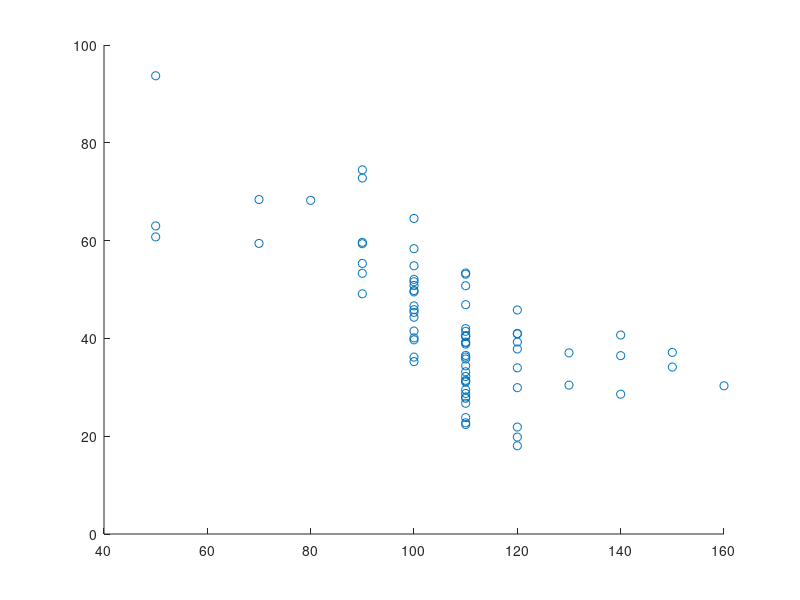

MATLAB code to generate this figure:
%
% Analyze the nutrition facts of breakfast cereals 
% to predict customer rating
%

% Grab the filename
filename = 'cereal.csv';

% Load in the data
data = csvread('cereal.csv');
% Remove header and empty rows
data =  data(2:end,:);
% Remove non numerical columns
data = data(:,[4,5,6,7,8,9,10,11,12,14,15,16]);

% Use a smaller dataset for easier workflow
% REMOVE THIS REMOVE THIS REMOVE THIS
% data = data(1:10,:);

% COLUMN NAMES for reference
% name(1),mfr(2),type(3),calories(4),protein(5),
% fat(6),sodium(7),fiber(8),carbo(9),sugars(10),
% potass(11),vitamins(12),shelf(13),weight(14),cups(15),rating(16)

% Split out training and test sets
training = data(1:floor(size(data)(1)*0.8),:);
test = data(floor(size(data)(1)*0.8)+1:end, :);

% plot calories vs rating
% testplot = data(:,[1,11]);
% testplotx = testplot(:,1)
% testploty = testplot(:,11)
ratings = data(:,1)
scatter(data(:,1),data(:,12));

pause